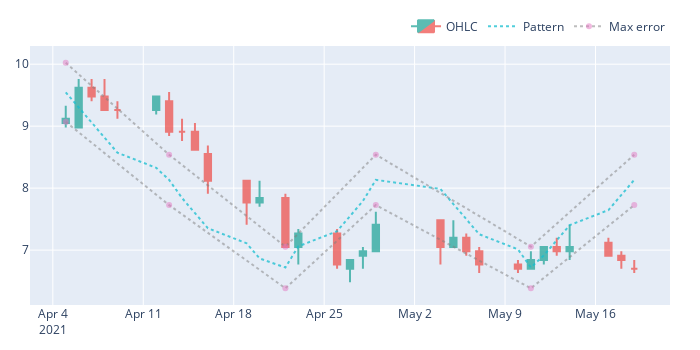

Notebook source saved alongside this figure:
### Code cell
end_row = similarity.argmin() + 1
start_row = end_row - 30
fig = data.iloc[start_row:end_row].plot(plot_volume=False)
price.iloc[start_row:end_row].vbt.plot_pattern(
    pattern, 
    invert=True,
    error_type="relative",
    max_error=0.05,
    max_error_interp_mode="discrete",
    plot_obj=False, 
    fig=fig
)
fig.show()
